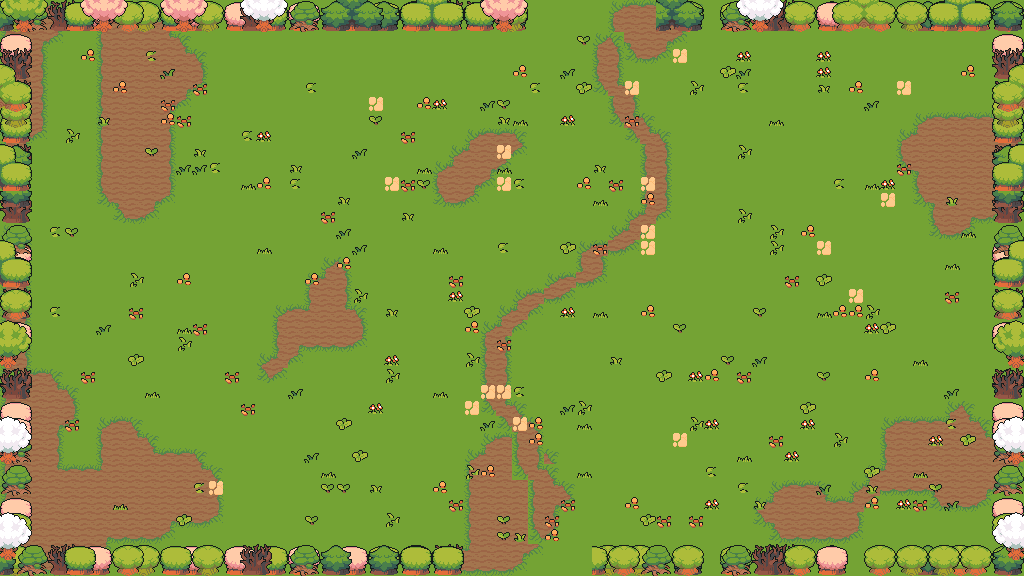

This is a level from a 2D game, rendered from its Tiled map with the project's own tilesets. A one-line summary and the map file follow, with tile-layer data summarised:
An orthogonal 64x36 tile map with 16x16 px tiles, 7 tile layers (floor, ground, path, decor, ...), 6 tilesets and 38 objects (24x prop, 7x obstacle, 4x spawn, 2x door, playerStart).

<map version="1.10" tiledversion="1.11.0" orientation="orthogonal" renderorder="right-down" width="64" height="36" tilewidth="16" tileheight="16" infinite="0" nextlayerid="9" nextobjectid="39">
 <properties>
    <property name="chapter" type="int" value="1" />
    <property name="room" type="int" value="7" />
    <property name="isBossRoom" type="bool" value="false" />
 </properties>
 <tileset firstgid="1" source="field.tsx" />
 <tileset firstgid="76" source="nature.tsx" />
 <tileset firstgid="580" source="relief.tsx" />
 <tileset firstgid="820" source="element.tsx" />
 <tileset firstgid="1060" source="floordetail.tsx" />
 <tileset firstgid="1140" source="tilefloor.tsx" />
 <layer id="1" name="floor" width="64" height="36">
  <data>[2304 cells, 2304 non-empty, 1 distinct tile ids]</data>
 </layer>
 <layer id="2" name="ground" width="64" height="36">
  <data>[2304 cells, 495 non-empty, 13 distinct tile ids]</data>
 </layer>
 <layer id="3" name="path" width="64" height="36">
  <data>[2304 cells, 82 non-empty, 11 distinct tile ids]</data>
 </layer>
 <layer id="4" name="decor" width="64" height="36">
  <data>[2304 cells, 215 non-empty, 11 distinct tile ids]</data>
 </layer>
 <layer id="5" name="border-back" width="64" height="36">
  <data>[2304 cells, 280 non-empty, 28 distinct tile ids]</data>
 </layer>
 <layer id="6" name="border-mid" width="64" height="36">
  <data>[2304 cells, 288 non-empty, 28 distinct tile ids]</data>
 </layer>
 <layer id="7" name="border-front" width="64" height="36">
  <data>[2304 cells, 146 non-empty, 56 distinct tile ids]</data>
 </layer>
 <objectgroup id="8" name="objects">
  <object id="1" name="playerStart" x="528" y="304"><point /></object>
  <object id="2" name="spawn" x="608" y="392">
   <properties>
    <property name="role" value="chaser" />
    <property name="wave" type="int" value="1" />
    <property name="elite" type="bool" value="false" />
   </properties>
  <point /></object>
  <object id="3" name="spawn" x="664" y="240">
   <properties>
    <property name="role" value="chaser" />
    <property name="wave" type="int" value="1" />
    <property name="elite" type="bool" value="false" />
   </properties>
  <point /></object>
  <object id="4" name="spawn" x="368" y="200">
   <properties>
    <property name="role" value="caster" />
    <property name="wave" type="int" value="1" />
    <property name="elite" type="bool" value="false" />
   </properties>
  <point /></object>
  <object id="5" name="spawn" x="408" y="320">
   <properties>
    <property name="role" value="tank" />
    <property name="wave" type="int" value="1" />
    <property name="elite" type="bool" value="false" />
   </properties>
  <point /></object>
  <object id="6" name="door" x="528" y="568"><point /></object>
  <object id="7" name="door" x="600" y="8"><point /></object>
  <object id="8" name="obstacle" x="0" y="544" width="464" height="32">
   <properties>
    <property name="kind" value="edge" />
   </properties>
  </object>
  <object id="9" name="obstacle" x="592" y="544" width="432" height="32">
   <properties>
    <property name="kind" value="edge" />
   </properties>
  </object>
  <object id="10" name="obstacle" x="0" y="0" width="528" height="32">
   <properties>
    <property name="kind" value="edge" />
   </properties>
  </object>
  <object id="11" name="obstacle" x="656" y="0" width="368" height="32">
   <properties>
    <property name="kind" value="edge" />
   </properties>
  </object>
  <object id="12" name="obstacle" x="0" y="32" width="32" height="512">
   <properties>
    <property name="kind" value="edge" />
   </properties>
  </object>
  <object id="13" name="obstacle" x="992" y="32" width="32" height="512">
   <properties>
    <property name="kind" value="edge" />
   </properties>
  </object>
  <object id="14" name="obstacle" x="704" y="112" width="16" height="16">
   <properties>
    <property name="kind" value="pillar" />
   </properties>
  </object>
  <object id="15" name="prop" x="256" y="304" width="32" height="32">
   <properties>
    <property name="key" value="tree-green" />
   </properties>
  </object>
  <object id="16" name="prop" x="288" y="304" width="48" height="48">
   <properties>
    <property name="key" value="tree-big-green" />
   </properties>
  </object>
  <object id="17" name="prop" x="272" y="336" width="32" height="32">
   <properties>
    <property name="key" value="tree-small" />
   </properties>
  </object>
  <object id="18" name="prop" x="304" y="336" width="32" height="32">
   <properties>
    <property name="key" value="tree-round" />
   </properties>
  </object>
  <object id="19" name="prop" x="247" y="72" width="32" height="32">
   <properties>
    <property name="key" value="tree-round" />
   </properties>
  </object>
  <object id="20" name="prop" x="134" y="202" width="32" height="32">
   <properties>
    <property name="key" value="tree-small" />
   </properties>
  </object>
  <object id="21" name="prop" x="64" y="176" width="16" height="16">
   <properties>
    <property name="key" value="grass-tall" />
   </properties>
  </object>
  <object id="22" name="prop" x="432" y="64" width="16" height="16">
   <properties>
    <property name="key" value="bush-green" />
   </properties>
  </object>
  <object id="23" name="prop" x="80" y="192" width="16" height="16">
   <properties>
    <property name="key" value="flower-clover" />
   </properties>
  </object>
  <object id="24" name="prop" x="813" y="114" width="32" height="32">
   <properties>
    <property name="key" value="stump-big" />
   </properties>
  </object>
  <object id="25" name="prop" x="686" y="204" width="32" height="32">
   <properties>
    <property name="key" value="bush-blue" />
   </properties>
  </object>
  <object id="26" name="prop" x="784" y="192" width="16" height="16">
   <properties>
    <property name="key" value="flower-yellow" />
   </properties>
  </object>
  <object id="27" name="prop" x="928" y="80" width="16" height="16">
   <properties>
    <property name="key" value="grass-tall" />
   </properties>
  </object>
  <object id="28" name="prop" x="768" y="80" width="16" height="16">
   <properties>
    <property name="key" value="flower-clover" />
   </properties>
  </object>
  <object id="29" name="prop" x="108" y="430" width="64" height="48">
   <properties>
    <property name="key" value="tree-cluster-pines" />
   </properties>
  </object>
  <object id="30" name="prop" x="253" y="482" width="32" height="32">
   <properties>
    <property name="key" value="stump-big" />
   </properties>
  </object>
  <object id="31" name="prop" x="176" y="368" width="16" height="16">
   <properties>
    <property name="key" value="flower-sun" />
   </properties>
  </object>
  <object id="32" name="prop" x="112" y="464" width="16" height="16">
   <properties>
    <property name="key" value="flower-clover" />
   </properties>
  </object>
  <object id="33" name="prop" x="400" y="464" width="16" height="16">
   <properties>
    <property name="key" value="bush-dark" />
   </properties>
  </object>
  <object id="34" name="prop" x="64" y="512" width="16" height="16">
   <properties>
    <property name="key" value="bush-light" />
   </properties>
  </object>
  <object id="35" name="prop" x="614" y="410" width="32" height="32">
   <properties>
    <property name="key" value="tree-small" />
   </properties>
  </object>
  <object id="36" name="prop" x="624" y="464" width="16" height="16">
   <properties>
    <property name="key" value="flower-sun" />
   </properties>
  </object>
  <object id="37" name="prop" x="784" y="320" width="16" height="16">
   <properties>
    <property name="key" value="bush-green" />
   </properties>
  </object>
  <object id="38" name="prop" x="752" y="528" width="16" height="16">
   <properties>
    <property name="key" value="flower-yellow" />
   </properties>
  </object>
 </objectgroup>
</map>
